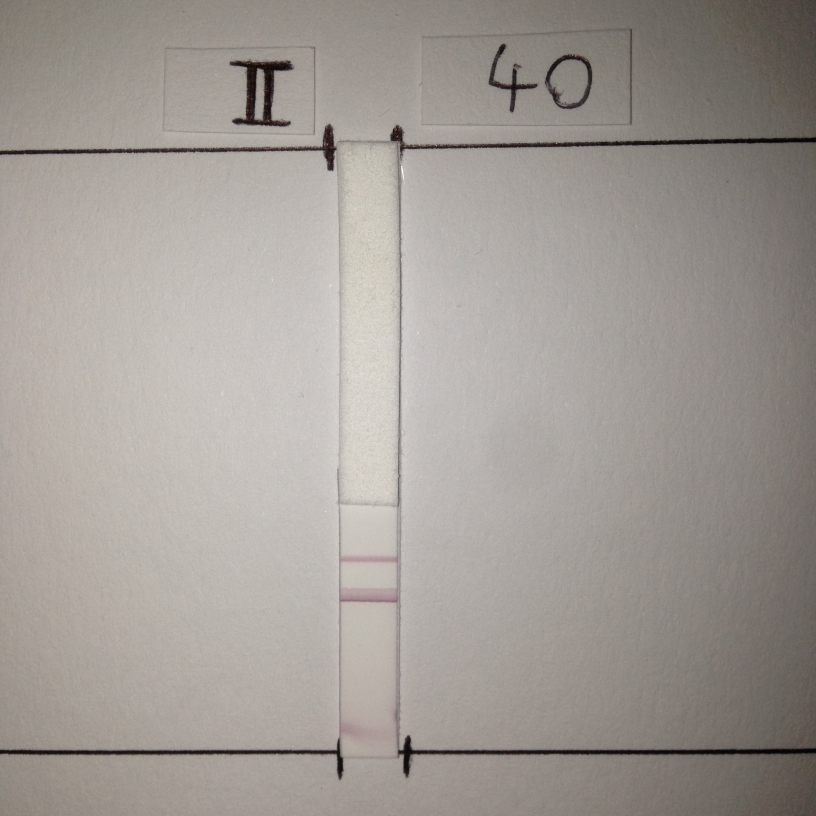
#> input picture MasterThesis/Code_&_DataFrame/Templet Matching/temp_img/40-II.JPG, 2448 x 2448 px, found by its file name (shown at 1/3 size)
$ python templetematching_iPhone.py
#> lines starting #> are read from the running program, lines starting #| are printed output that depends on the picture; after the words box and inside, x2 and y2 are one past the last pixel; in counts of white or black regions, pixels touching at a corner belong together
''' ################# Library ############################## '''
from skimage.io import imread, imshow
from skimage.color import rgb2gray
import matplotlib.pyplot as plt
import numpy as np
from skimage.feature import match_template
import os


''' ########################## Iphone Templet ################# '''
iphone = imread('temp_img/40-II.jpg')
#> iphone is the input picture: shape (2448, 2448, 3); mean R, G, B 161.3, 155.4, 149.8

#iphone = imread('pos_blitz.jpg')
#plt.figure()
#imshow(iphone)

iphone = rgb2gray(iphone)
#> iphone: shape (2448, 2448) float64
iphone_temp = iphone[450:2250,1017:1195]
# [9 lines of commented-out code are left out]
data_dir = ('Example data/')

directory = data_dir.split('/')
directory = directory[4:]
save_dir = 'E:/02 Study/MasterThesis/Test/Masking/SavedFiles/'
save_dir = save_dir + '/'.join(directory)

try:
    os.makedirs(save_dir)
except:
    pass

for img in os.listdir(data_dir):
#for img in ['pos_blitz.JPG']:
#for img in ['0-I.jpg']:
#    break

    if img.endswith('.JPG') or img.endswith('jpg'):
        try:
            image= imread(data_dir+img)
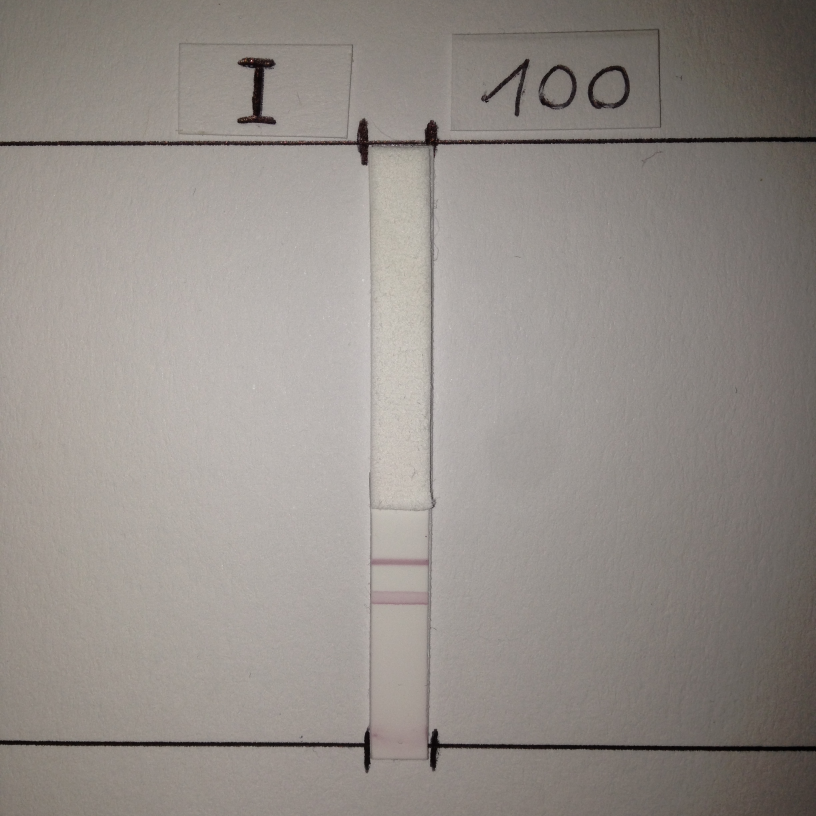
#> input picture MasterThesis/Code_&_DataFrame/Templet Matching/Example data/100-I.JPG, 2448 x 2448 px (shown at 1/3 size)
#> image is the input picture: shape (2448, 2448, 3); mean R, G, B 147.5, 141.3, 136.3
            image = rgb2gray(image)
#> image: shape (2448, 2448) float64
#            plt.figure()
#            imshow(image)
#            plt.title(img)

            result = match_template(image, iphone_temp)
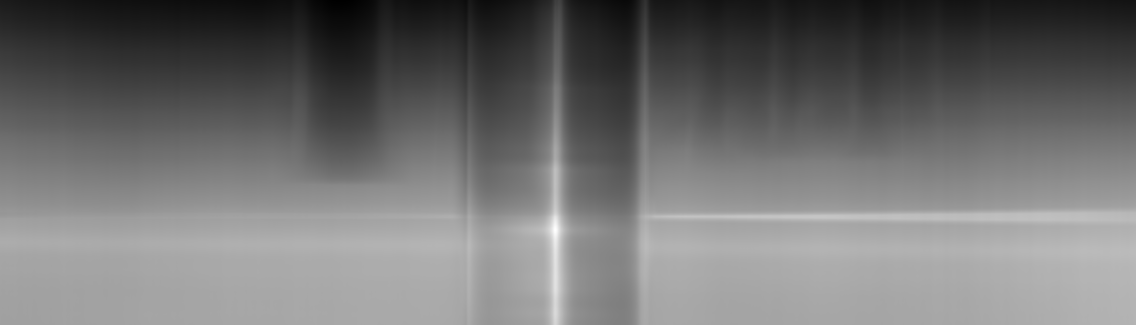
#> result: shape (649, 2271) float64 (shown at 1/2 size); min -0.123, max 0.893, mean 0.327; drawn with min black and max white

            ij = np.unravel_index(np.argmax(result), result.shape)
#> ij = (459, 1110)
            x, y = ij[::-1]
#> x = 1110; y = 459
            crop_img = image[y:y+iphone_temp.shape[0],x:x+iphone_temp.shape[1]]

            plt.figure()
            imshow(crop_img)
            plt.title(img.split('.'))


            crop_img_BM = crop_img.copy()
#            crop_img_BM[crop_img_BM>crop_img_BM.mean()] = 0
            crop_img_BM[crop_img_BM>(crop_img_BM.mean()+(crop_img_BM.min())/15)] = 0
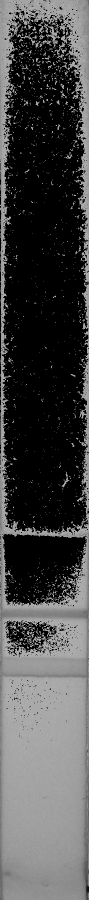
#> crop_img_BM: shape (1800, 178) float64 (shown at 1/2 size); min 0, max 0.685, mean 0.284


#            crop_img_BM = crop_img_BM[200:890,:]

            plt.figure()
            imshow(crop_img_BM)
            plt.title(img)

            n=0
            crop1 = crop_img_BM.copy()
            for k in crop1:
                i = 0
                for y in k:
                    if y == 0 or y == 0.0:
                        i = i +1
                if i > 9:
                    crop1[n, :] = 0
                n = n + 1
#> this loop made 1800 passes
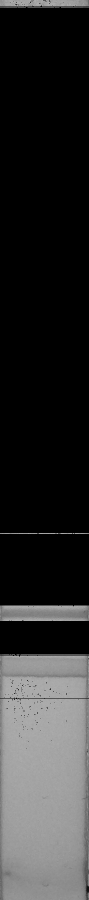
#> crop1: shape (1800, 178) float64 (shown at 1/2 size); 16.09% of pixels changed, all inside (x1, y1, x2, y2) = (0, 13, 178, 1398)
#> after the loop, n = 1800

            plt.figure()
            imshow(crop1)
            plt.title('Crop1 '+ img.split('.')[0])
            plt.yticks(range(0,crop1.shape[0],50))


            pts = np.argwhere(crop_img_BM > 0)
#> pts = 146618 pairs, first value 0 to 1799, second value 0 to 177
            y1,x1 = pts.min(axis=0)
#> y1 = 0; x1 = 0
            y2,x2 = pts.max(axis=0)
#> y2 = 1799; x2 = 177

            crop2 = crop1[y1:y2, x1:x2]

# [4 lines of commented-out code are left out]

            if crop2.shape[0] > 1500:
                crop2 = crop2[(round(crop2.shape[0]/1.5)):,:]
#> crop2: shape (600, 177) float64
            elif crop2.shape[0] > 600:
                crop2 = crop2[(round(crop2.shape[0]/2)):,:]

            plt.figure()
            imshow(crop2)
            plt.title('Removing Zero pixel area crop2_1 '+ img.split('.')[0])
            plt.yticks(range(0,crop2.shape[0],50))

            zero_list = list()
            for i, j in enumerate(crop2):
                if sum(j) != 0:
                    zero_list.append(i)
#> after the loop, zero_list = 519 values from 12 to 599

            crop3 = crop2[zero_list[0]:zero_list[-1],:]
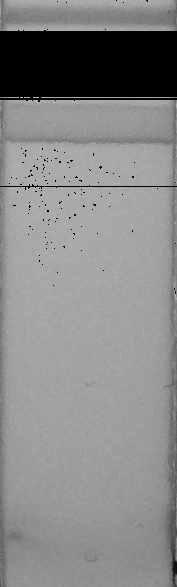
#> crop3: shape (587, 177) float64; min 0, max 0.685, mean 0.534

            plt.figure()
            imshow(crop3)
            plt.title(img+' Zero List')

            ########################
            pts = np.argwhere(crop3 > 0)
#> pts = 91427 pairs, first value 0 to 586, second value 0 to 176
            y1,x1 = pts.min(axis=0)
            y2,x2 = pts.max(axis=0)
#> y2 = 586; x2 = 176

#            crop4 = crop2[y1:y2, x1:x2]
            crop4 = crop3[y1:y2, x1:x2]

#            plt.figure()
#            imshow(crop4)
#            plt.title(img+' Crop4')

            crop_index=list()
            for l,k in enumerate(crop4):
                if sum(k) != 0:
                    crop_index.append(l)
#> after the loop, crop_index = 517 values from 0 to 585
#
            crop5 = crop4[crop_index[0]:,:]

            plt.figure()
            imshow(crop5)
            plt.title(img+' crop5')
            plt.yticks(range(0,crop5.shape[0],15))

            list_list = list()
            for z,q in enumerate(crop5):
                if sum(q)==0:
                    break
                else:
                    list_list.append(z)
#> this loop made 32 passes
#> after the loop, list_list = 31 values from 0 to 30
            if list_list[-1] - list_list[0] < 10:
                crop5 = crop5[list_list[-1]+1:,:]


            plt.figure()
            imshow(crop5)
            plt.title(img+' crop5_1')
            plt.yticks(range(0,crop5.shape[0],15))

            Npix_idx = list()
            for idx, Npix in enumerate(crop5):
                if sum(Npix) != 0:
                    Npix_idx.append(idx)
                else:
                    pass
#> after the loop, Npix_idx = 517 values from 0 to 585
            crop6 = crop5[Npix_idx[1]:,:]

            plt.figure()
            imshow(crop6)
            plt.title(img+' crop6')
            plt.yticks(range(0,crop6.shape[0],15))

            roi1_indx=list()
            for indx, roi1 in enumerate(crop6):
                if sum(roi1) != 0:
                    roi1_indx.append(indx)
                else:
                    pass
#> after the loop, roi1_indx = 516 values from 0 to 584
#            roi1 = crop6[roi1_indx[2]:roi1_indx[20],:]
            testtest = list()
            for x in roi1_indx:
                try:
                    if x+1 == roi1_indx[roi1_indx.index(x)+1]:
                        testtest.append(x)
                    else:
                        break
                except:
                    pass
#> this loop made 30 passes
#> after the loop, testtest = 29 values from 0 to 28
            roi1 = crop6[testtest[1]:testtest[-1],:]


            try:
                roi1_idx=list()
                for i, row in enumerate(roi1):
                    try:
                        if sum(row) != 0:
                            roi1_idx.append(i)
                    except:
                        pass
#> this loop made 27 passes
#> after the loop, roi1_idx = 27 values from 0 to 26
            except:
                pass

#            roi1 = roi1[roi1_idx[0]:roi1_idx[-1],:]
            roi1 = roi1[roi1_idx[0]:roi1_idx[-1],0:166]
#> roi1: shape (26, 166) float64

            plt.figure()
            imshow(roi1)
#            plt.savefig(save_dir+img.split('.')[0] + ' DS_P_Dig_III'+ ' ROI_1.tif')
#            plt.title(img+' ROI 1')
#            plt.yticks(range(0,roi1.shape[0],15))

            crop7_index=list()
            for index in roi1_indx:
                try:
                    if index+1 != roi1_indx[roi1_indx.index(index)+1]:
                        crop7_index.append(roi1_indx[roi1_indx.index(index)+1])
                except:
                    pass
#> this loop made 516 passes
#> index on passes 31 to 33: 96, 99, 100
#> after the loop, crop7_index = [96, 99, 186]

            crop7 = crop6[crop7_index[0]:,:]
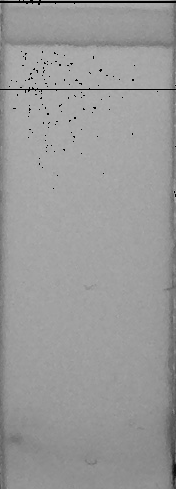
#> crop7: shape (489, 176) float64; min 0, max 0.685, mean 0.605

            plt.figure()
            imshow(crop7)
            plt.title(img+' crop7')
            plt.yticks(range(0,crop7.shape[0],35))

            roi2_indx=list()
            for indx2, ro2 in enumerate(crop7):
                if sum(ro2) != 0:
                    roi2_indx.append(indx2)

                    n = n - 1
                else:
                    pass
#> this loop made 489 passes
#> n on passes 1, 4, 5, 6, 7, 8, 9, 10, 11, 12, 13, 14: 1799, 1798, 1797, 1796, 1795, 1794, 1793, 1792, 1791, 1790, 1789, 1788
#> after the loop, n = 1314; roi2_indx = 486 values from 0 to 488

#            roi2 = crop7[roi2_indx[8]:roi2_indx[2*len(roi1_indx)-8],:]
            crop8 = crop7[roi2_indx[7]:roi2_indx[48],:]
            roi2_index = list()
            for i, indx in enumerate(crop8):
                if sum(indx) != 0:
                    roi2_index.append(i)
#> this loop made 41 passes
#> after the loop, roi2_index = 41 values from 0 to 40

            roi2_final_inx = list()
            for x in roi2_index:
                try:
                    if roi2_index[roi2_index.index(x)+1] - x < 55:
                        roi2_final_inx.append(x)
                    else:
                        break
                except:
                    pass
#> after the loop, roi2_final_inx = 40 values from 0 to 39
#            roi2 = crop8[roi2_final_inx[1]:roi2_final_inx[-2],:]
            roi2 = crop8[roi2_final_inx[1]:roi2_final_inx[-7],0:166]
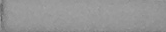
#> roi2: shape (32, 166) float64; min 0.367, max 0.654, mean 0.588

            plt.figure()
            imshow(roi2)
#            plt.savefig(save_dir+img.split('.')[0]+ ' DS_P_Dig_III' +' ROI_2.tif')
#            plt.title(img+' roi2')
#            plt.yticks(range(0,roi2.shape[0],10))

        except:
            pass

    #else:
        #pass
